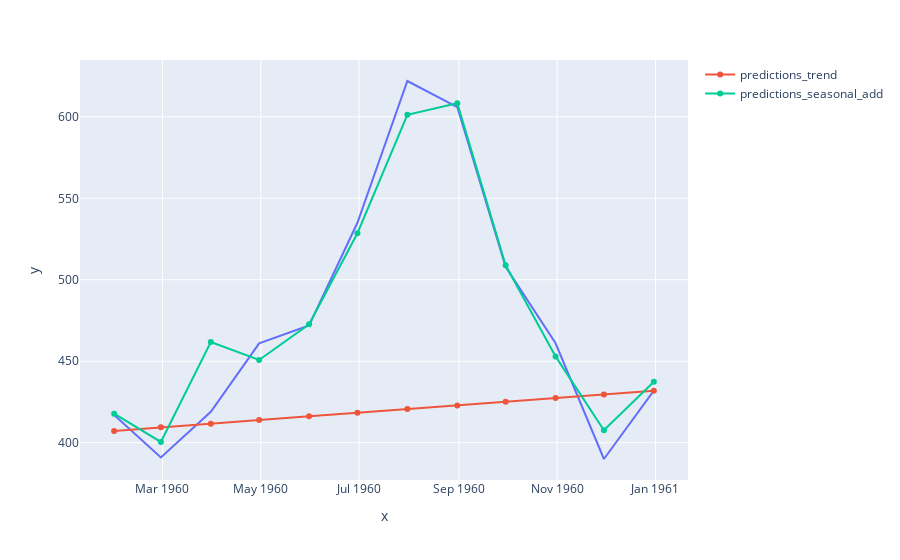

Notebook source saved alongside this figure:
### Code cell
fig=px.line(x=test['Time'],y=test['AirPassengers'])
fig.add_scatter(x=test['Time'],y=preds1,name="predictions_trend")
fig.add_scatter(x=test['Time'],y=preds2,name="predictions_seasonal_add")
fig.show()

### Figure 1 — Plotly figure (JSON) as saved in the notebook; plotly's stock layout.template omitted (floating-point values rounded to 4 significant figures)
{"data": [{"hovertemplate": "x=%{x}<br>y=%{y}<extra></extra>", "legendgroup": "", "line": {"color": "#636efa", "dash": "solid"}, "mode": "lines", "name": "", "showlegend": false, "type": "scatter", "x": ["1960-01-31T00:00:00", "1960-02-29T00:00:00", "1960-03-31T00:00:00", "1960-04-30T00:00:00", "1960-05-31T00:00:00", "1960-06-30T00:00:00", "1960-07-31T00:00:00", "1960-08-31T00:00:00", "1960-09-30T00:00:00", "1960-10-31T00:00:00", "1960-11-30T00:00:00", "1960-12-31T00:00:00"], "xaxis": "x", "y": [417, 391, 419, 461, 472, 535, 622, 606, 508, 461, 390, 432], "yaxis": "y"}, {"name": "predictions_trend", "type": "scatter", "x": ["1960-01-31T00:00:00", "1960-02-29T00:00:00", "1960-03-31T00:00:00", "1960-04-30T00:00:00", "1960-05-31T00:00:00", "1960-06-30T00:00:00", "1960-07-31T00:00:00", "1960-08-31T00:00:00", "1960-09-30T00:00:00", "1960-10-31T00:00:00", "1960-11-30T00:00:00", "1960-12-31T00:00:00"], "y": [407.2, 409.5, 411.7, 413.9, 416.2, 418.4, 420.7, 422.9, 425.1, 427.4, 429.6, 431.8]}, {"name": "predictions_seasonal_add", "type": "scatter", "x": ["1960-01-31T00:00:00", "1960-02-29T00:00:00", "1960-03-31T00:00:00", "1960-04-30T00:00:00", "1960-05-31T00:00:00", "1960-06-30T00:00:00", "1960-07-31T00:00:00", "1960-08-31T00:00:00", "1960-09-30T00:00:00", "1960-10-31T00:00:00", "1960-11-30T00:00:00", "1960-12-31T00:00:00"], "y": [417.8, 400.5, 461.8, 450.8, 472.7, 528.6, 601.3, 608.4, 508.9, 453.0, 407.6, 437.4]}], "layout": {"legend": {"tracegroupgap": 0}, "margin": {"t": 60}, "xaxis": {"anchor": "y", "domain": [0, 1], "title": {"text": "x"}}, "yaxis": {"anchor": "x", "domain": [0, 1], "title": {"text": "y"}}}}
